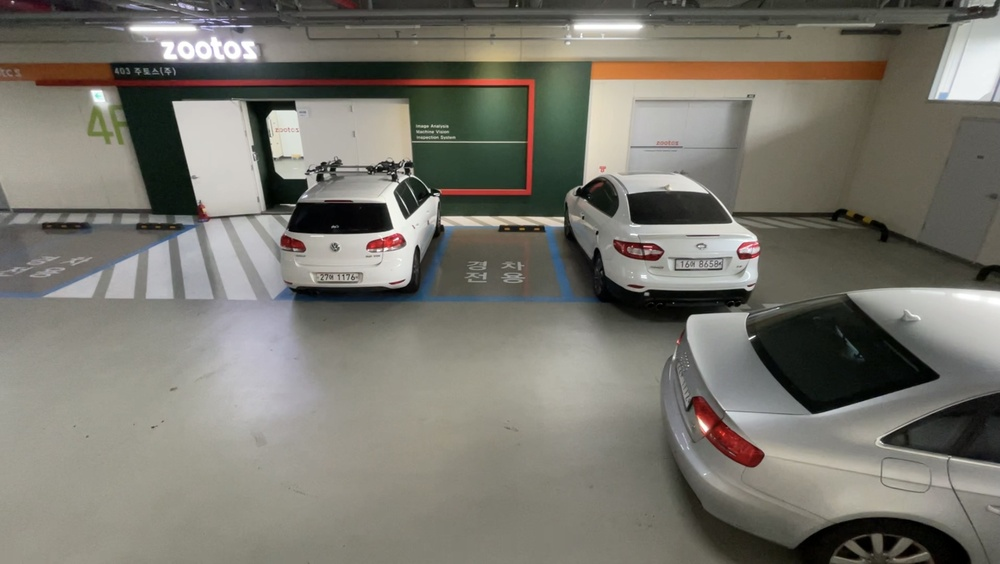
#> input picture extraction/front3.jpg, 1000 x 564 px, shrunk from 2075 x 1170 before the run
$ python contour.py
#> lines starting #> are read from the running program, lines starting #| are printed output that depends on the picture; after the words box and inside, x2 and y2 are one past the last pixel; in counts of white or black regions, pixels touching at a corner belong together
import cv2
import numpy as np

img = cv2.imread('front3.jpg')
#> img is the input picture: shape (564, 1000, 3); mean B, G, R 109.9, 118.7, 121
img2 = img.copy()
img3 = img.copy()

# 그레이 스케일로 변환 ---①
imgray = cv2.cvtColor(img, cv2.COLOR_BGR2GRAY)
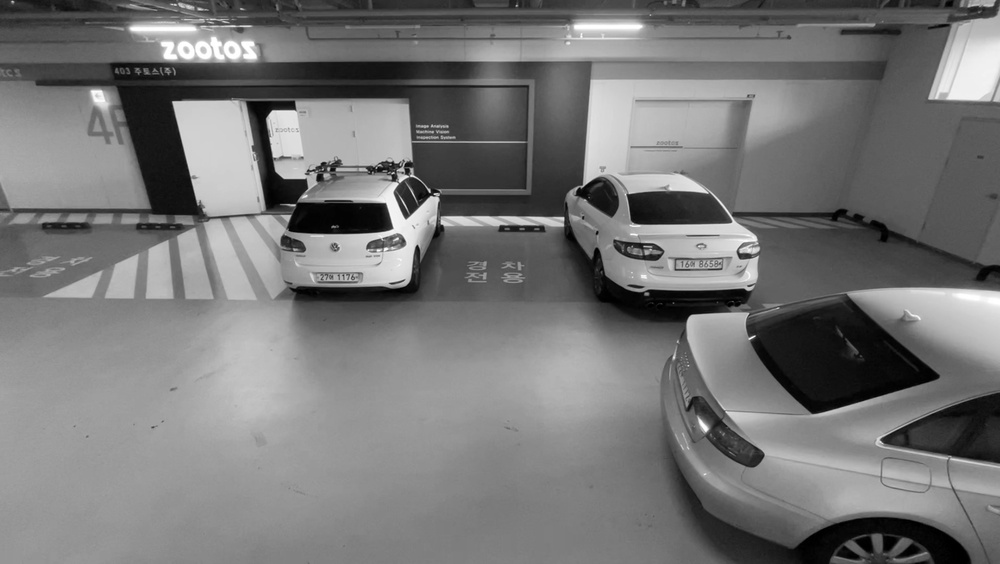
#> imgray: shape (564, 1000); min 0, max 255, mean 118.3
cv2.imshow('imgray',imgray)

img_gaussian = cv2.GaussianBlur(imgray, ksize=(7, 7), sigmaX=0)


# 스레시홀드로 바이너리 이미지로 만들어서 검은배경에 흰색전경으로 반전 ---②

ret, imthres60 = cv2.threshold(imgray, 60, 255, cv2.THRESH_BINARY_INV)
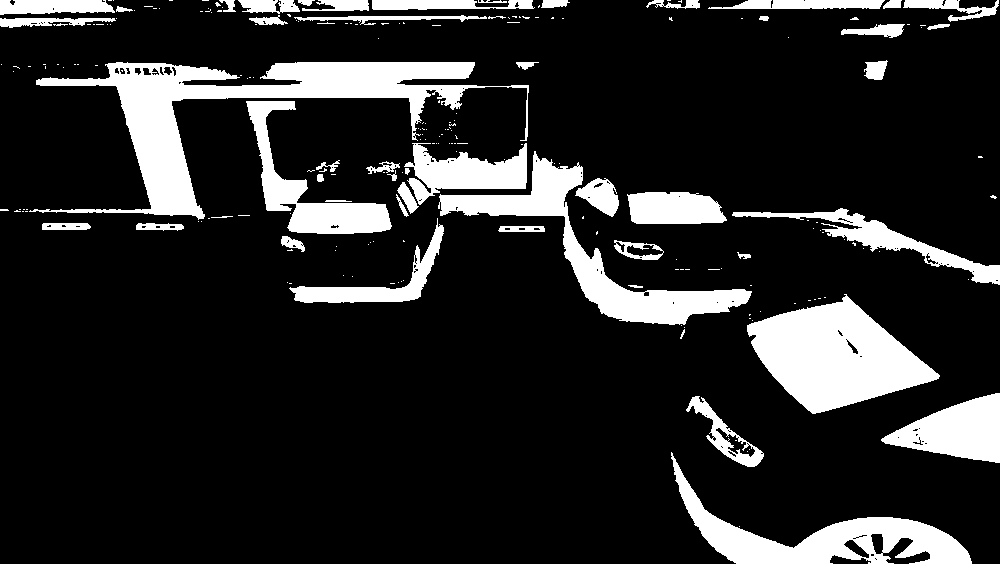
#> imthres60: shape (564, 1000); 15.5% white; 221 white regions (169 under 20 px), largest, box (x1, y1, x2, y2) and area: (29, 62, 529, 220) 17938, (747, 294, 940, 414) 13057, (438, 151, 752, 325) 9807
# imthres2 = cv2.adaptiveThreshold(img_gaussian,255,cv2.ADAPTIVE_THRESH_GAUSSIAN_C, cv2.THRESH_BINARY,11,2)
# imthres3 = cv2.adaptiveThreshold (img_gaussian,255,cv2.ADAPTIVE_THRESH_MEAN_C, cv2.THRESH_BINARY,11,2)

ret, imthres_low = cv2.threshold(imgray, 60, 255, cv2.THRESH_BINARY_INV)
ret, imthres_high = cv2.threshold(imgray, 140, 255, cv2.THRESH_BINARY_INV)
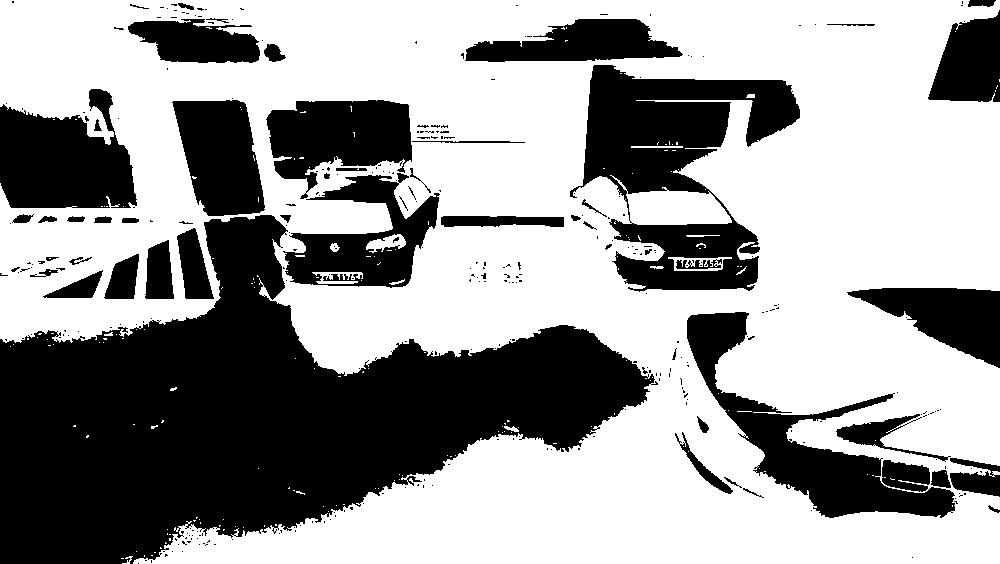
#> imthres_high: shape (564, 1000); 60.8% white; 320 black regions (265 under 20 px), largest, box (x1, y1, x2, y2) and area: (0, 215, 658, 564) 111179, (570, 65, 800, 292) 24421, (687, 312, 955, 518) 13813

cv2.imshow('low', imthres_low)
cv2.imshow('high', imthres_high)

# [36 lines of commented-out code are left out]

cv2.waitKey()
cv2.destroyAllWindows()
